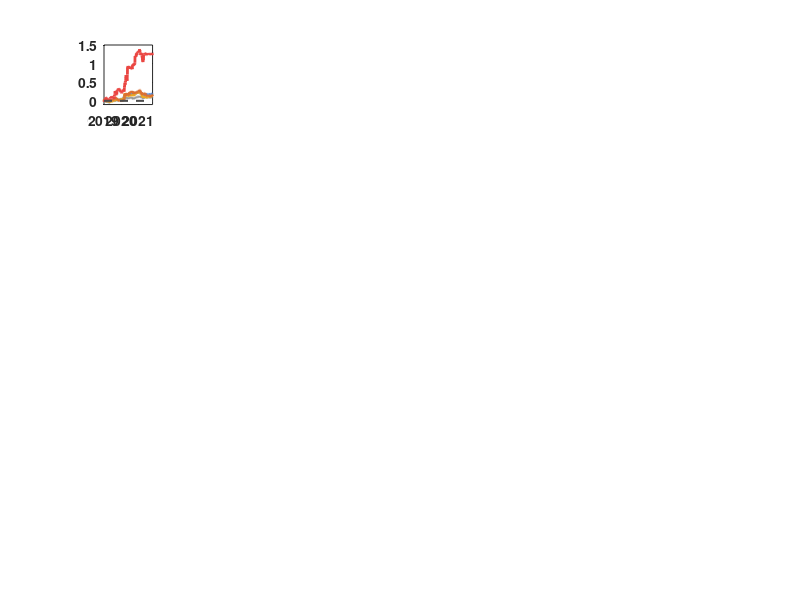

Recreate this plot in MATLAB. (Note: this script raises an error after producing the figure.)
clear 
addpath('data')
addpath('utils')
load figure_table.mat
for i=1:33
    CSSED_high(i)=CSSED{1}{i}(end);
end
[~,I]=sort(CSSED_high,"descend");
for i=1:5
CSSED{i}=CSSED{i}(I);
%data_all{1}{i}=data_all{1}{i}(I);
markets_name_sort{i}=markets_name(I);
end





c_title=[217,217,217]./255;
c_title=[231,156,65]./255;
c_title=[249 225 209]./255;
%c_title=[168 187 218]./255;
%c1=[249 225 209]./255;

color{1}=[234,69,65]./255;
color{2}=[220,111,49]./255;
color{3}=[240,169,28]./255;
color{4}=[91,188,214]./255;
color{4}=[70,129,214]./255;
color{5}=[150,150,150]./255;


figure('Color',[1 1 1])
for j=1:length(markets_name)
    subplot(5,7,j)
    hold on 
    for k=1:5
        k=6-k;
    plot(CSSED{k}{j}*10000,'LineWidth',2,'Color',color{k});
    end
    axis([0,length(CSSED{k}{j}),-0.1,1.5]) 
    if j>7
    axis([0,length(CSSED{k}{j}),-0.1,1])
    end
    if j>14
    axis([0,length(CSSED{k}{j}),-0.1,0.8])
    end
    if j>21
    axis([0,length(CSSED{k}{j}),-0.1,0.6])
    end
        if j>26
    axis([0,length(CSSED{k}{j}),-0.1,0.4])
    end
%     axis([-0.05,0.15,-34,0])
%     set(gca,'YTick',-33:1:-1);
     set(gca,'XTick',[0 250 500]);
     set(gca,'XTicklabel',['2019' ;'2020' ;'2021'],'FontSize',10,'FontWeight','bold');
%     set(gca,'YTicklabel',[{''};flipud(markets_name_sort{i});{""}],'FontSize',10)
%     set(gca,'tickdir','out')
%     set(gca,'ticklength',[0.01 0])
%         



    ylim=get(gca,'ylim'); 
    xlim=get(gca,'xlim'); 
    
    a1=310;
   % plot([a1,a1],[-0.1,1],'LineWidth',1.5,'LineStyle','--','Color',[0.3,0.3,0.3]);
    plot(xlim,[0,0],'LineWidth',1.5,'LineStyle','--','Color',[0.3,0.3,0.3]);
    
    box on 
   % title(markets_name{j})
    ax=get(gca);
    ax_position=ax.Position;
    annotation('rectangle',[ax_position(1),ax_position(2)+ax_position(4),ax_position(3),0.02],'FaceColor',c_title);
    annotation('textbox',[ax_position(1),ax_position(2)+ax_position(4),ax_position(3),0.02],'String',markets_name_sort{1}{j}, ...
        HorizontalAlignment='center',VerticalAlignment='middle',FontSize=11,LineWidth=1,FontWeight='bold');


        annotation('textbox',[ax_position(1),ax_position(2),ax_position(3),ax_position(4)],'String',' ', ...
    HorizontalAlignment='center',VerticalAlignment='middle',FontSize=8,LineWidth=1);
end
